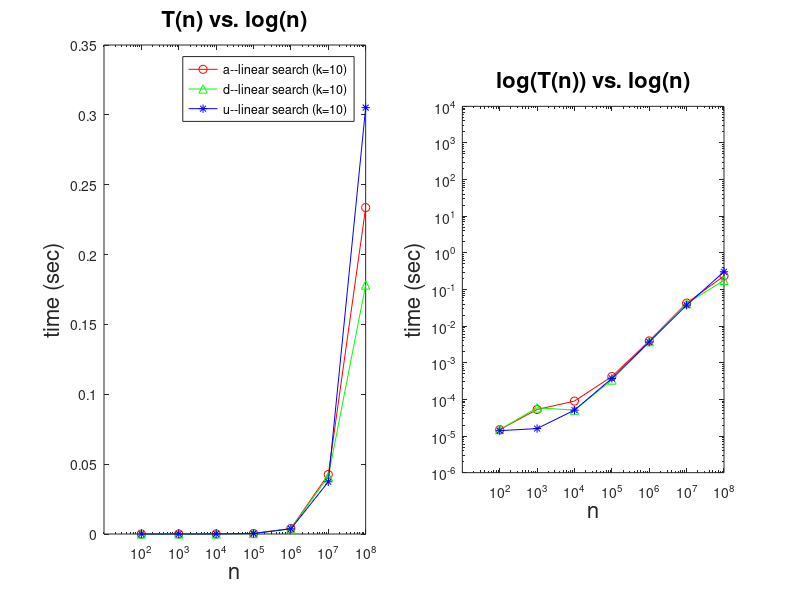
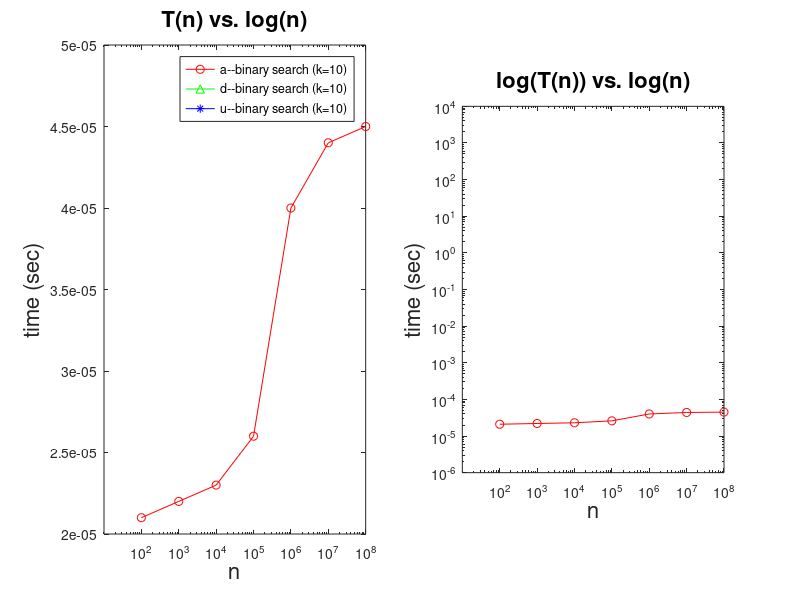

Here is the MATLAB script that generated these plots, in order:
maxNumCompThreads(1); format long

% 8x12 matrix T containing runtimes of CountingSort [k=10 10^3 10^5 10^7]:
T = [
0.000015 0.000053 0.000090 0.000421 0.003952 0.042581 0.233628;
0.000015 0.000059 0.000051 0.000339 0.003767 0.041122 0.178244;
0.000014 0.000016 0.000051 0.000373 0.003685 0.037346 0.305188
]';
% where, columns 1..3 correspond to {a,d,u} (k=10), 
%        columns 4..6 correspond to {a,d,u} (k=10^3),
%        columns 7..9 correspond to {a,d,u} (k=10^5), 
%        columns 10..12 correspond to {a,d,u} (k=10^7), 
% Note the use of NaN to indicate missing entries.
T_linear_search = T;


% Run time plot
x_axis = [ 10^2 10^3 10^4 10^5 10^6 10^7 10^8];
figure(1); clf; set(gcf,'Position',[353 601 800 400]);
subplot(121); set(gca,'Position',[0.2 0.10 0.35 0.65]);             % semilog graph
semilogx(x_axis',T(:,1),'ro-',x_axis',T(:,2),'g^-',x_axis',T(:,3),'b*-'); 
set(gca,'XTick',[ 1e+2 1e+3 1e+4 1e+5 1e+6 1e+7 1e+8]);
xlim([1e+1 1e+8]);
xlabel('n','FontSize',16); ylabel('time (sec)','FontSize',16);
legend('a--linear search (k=10)','d--linear search (k=10)','u--linear search (k=10)'); 
title('T(n) vs. log(n)','FontSize',16);
subplot(122); set(gca,'Position',[0.64 0.10 0.35 0.65]);             % log-log graph
loglog(x_axis',T(:,1),'ro-',x_axis',T(:,2),'g^-',x_axis',T(:,3),'b*-'); 
set(gca,'XTick',[ 1e+2 1e+3 1e+4 1e+5 1e+6 1e+7 1e+8],...
       'YTick',[1e-6 1e-5 1e-4 1e-3 1e-2 1e-1 1e+0 1e+1 1e+2 1e+3 1e+4]);
set(gca,'DataAspectRatio',[1.4e+8 1e+4 1]);
axis([10^(1) 10^(8) 10^(-6) 10^(4)]);
xlabel('n','FontSize',16); ylabel('time (sec)','FontSize',16);
title('log(T(n)) vs. log(n)','FontSize',16);
print('-depsc',['runtime_linear_search.eps']);

% 8x12 matrix T containing runtimes of CountingSort [k=10 10^3 10^5 10^7]:
T = [
0.000021 0.000022 0.000023 0.000026 0.000040 0.000044 0.000045;
NaN NaN NaN NaN NaN NaN NaN;
NaN NaN NaN NaN NaN NaN NaN;
]';
% where, columns 1..3 correspond to {a,d,u} (k=10), 
%        columns 4..6 correspond to {a,d,u} (k=10^3),
%        columns 7..9 correspond to {a,d,u} (k=10^5), 
%        columns 10..12 correspond to {a,d,u} (k=10^7), 
% Note the use of NaN to indicate missing entries.
T_binary_search = T;


% Run time plot
x_axis = [ 10^2 10^3 10^4 10^5 10^6 10^7 10^8];
figure(2); clf; set(gcf,'Position',[353 601 800 400]);
subplot(121); set(gca,'Position',[0.2 0.10 0.35 0.65]);             % semilog graph
semilogx(x_axis',T(:,1),'ro-',x_axis',T(:,2),'g^-',x_axis',T(:,3),'b*-'); 
set(gca,'XTick',[ 1e+2 1e+3 1e+4 1e+5 1e+6 1e+7 1e+8]);
xlim([1e+1 1e+8]);
xlabel('n','FontSize',16); ylabel('time (sec)','FontSize',16);
legend('a--binary search (k=10)','d--binary search (k=10)','u--binary search (k=10)'); 
title('T(n) vs. log(n)','FontSize',16);
subplot(122); set(gca,'Position',[0.64 0.10 0.35 0.65]);             % log-log graph
loglog(x_axis',T(:,1),'ro-',x_axis',T(:,2),'g^-',x_axis',T(:,3),'b*-'); 
set(gca,'XTick',[ 1e+2 1e+3 1e+4 1e+5 1e+6 1e+7 1e+8],...
       'YTick',[1e-6 1e-5 1e-4 1e-3 1e-2 1e-1 1e+0 1e+1 1e+2 1e+3 1e+4]);
set(gca,'DataAspectRatio',[1.4e+8 1e+4 1]);
axis([10^(1) 10^(8) 10^(-6) 10^(4)]);
xlabel('n','FontSize',16); ylabel('time (sec)','FontSize',16);
title('log(T(n)) vs. log(n)','FontSize',16);
print('-depsc',['runtime_binary_search.eps']);

% Save mat
save runtime.mat T_linear_search T_binary_search;